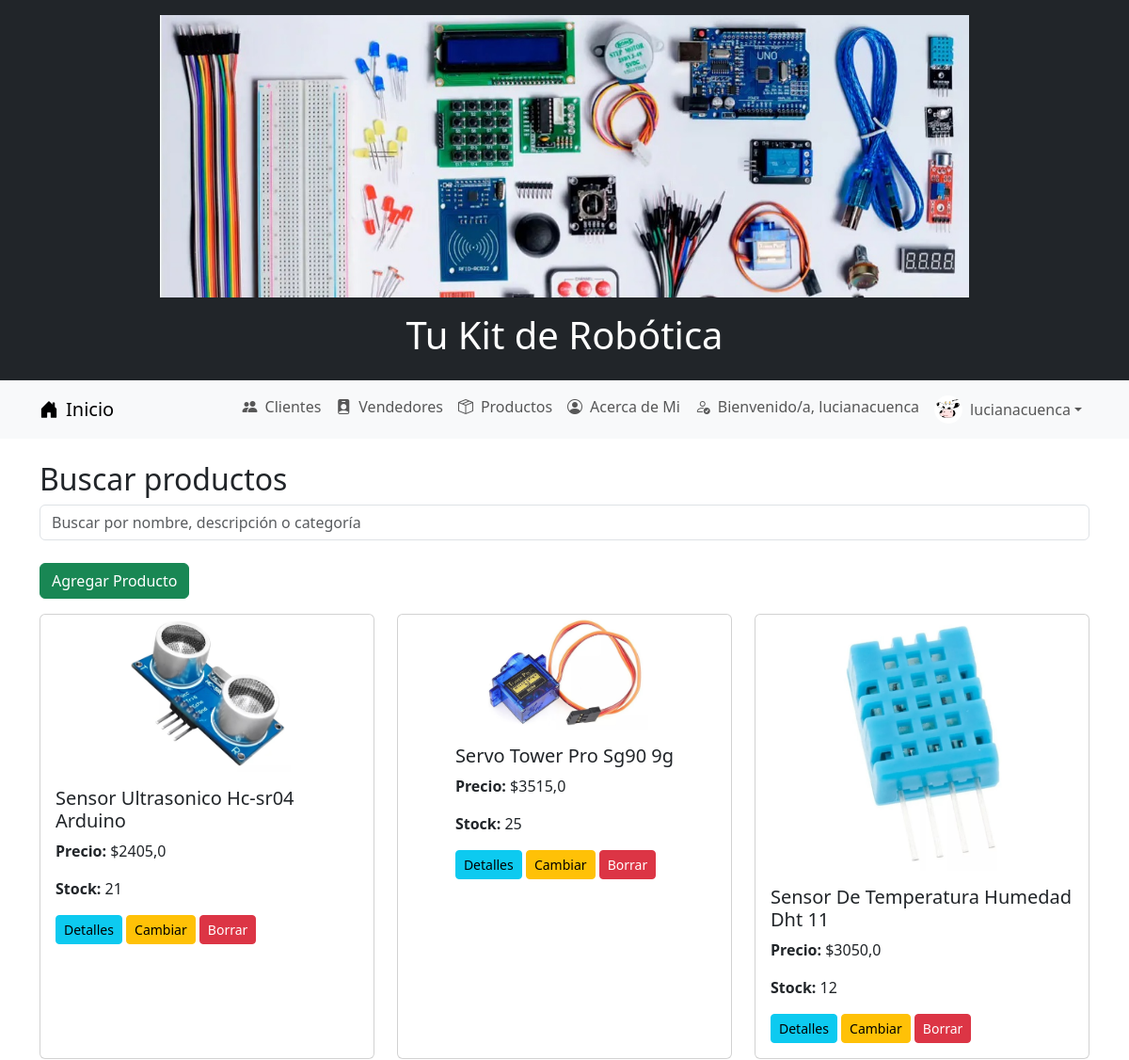
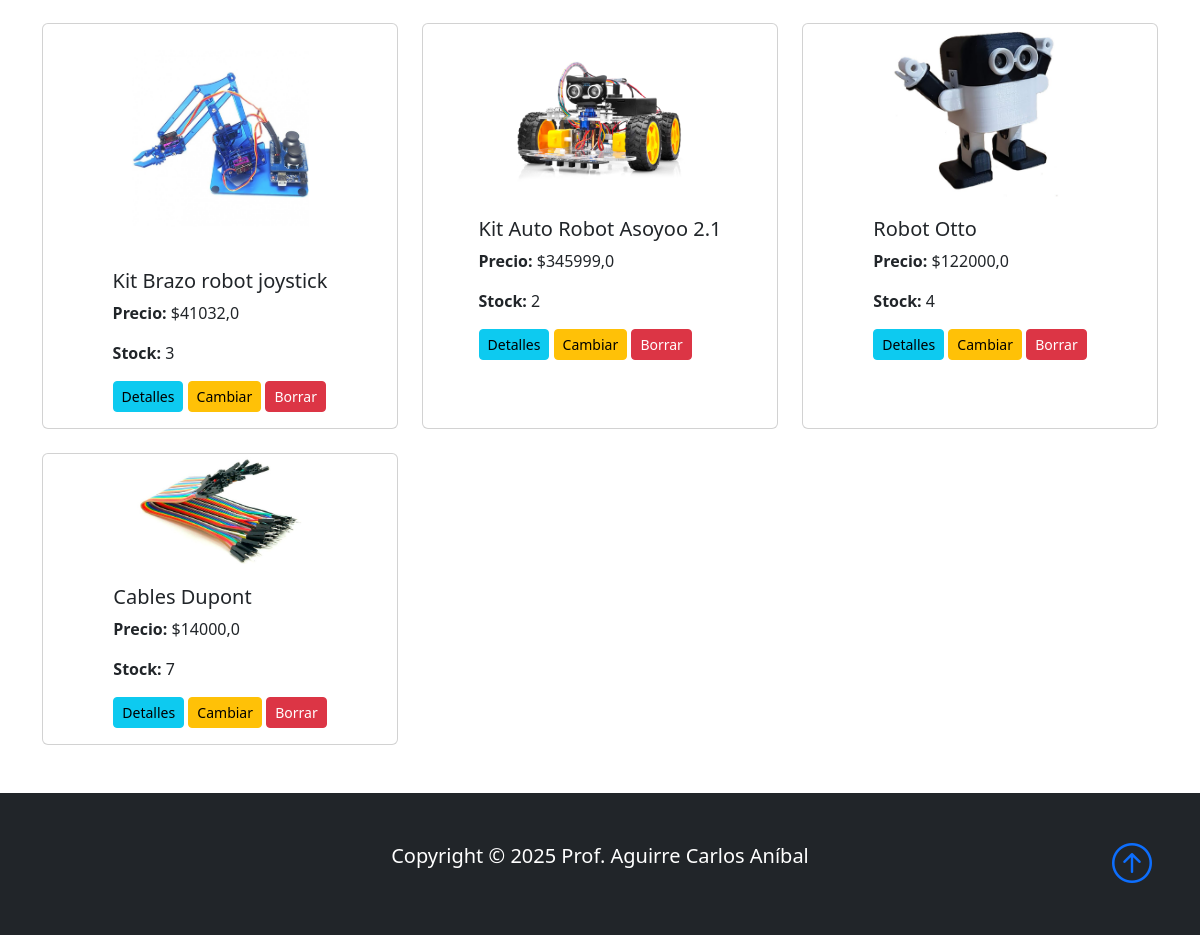
/myapp/ (signed in), run on the app's committed database (2 pictures, top to bottom).
### accounts/models.py (models this page shows, shortened)
class Perfil(models.Model):
    user = models.OneToOneField(User, on_delete=models.CASCADE)
    avatar = models.ImageField(upload_to='avatars/', blank=True, null=True)
    cumpleaños = models.DateField(blank=True, null=True)

### myapp/models.py (models this page shows, shortened)
class Productos(models.Model):
    nombre = models.CharField(max_length=100)
    descripcion = models.CharField(max_length=100)
    categoria = models.ForeignKey(Categoria, on_delete=models.CASCADE)
    precio = models.FloatField()
    stock_total = models.IntegerField()
    imagen = models.ImageField(upload_to='myapp/', null=True, blank=True)

### myapp/views.py (the view)
# urls.py: path('', views.lista_productos, name='productos'),
@login_required(login_url='login')
def lista_productos(request):
    query = request.GET.get('q')
    productos = Productos.objects.all()
    if query:
        productos = productos.filter(
            Q(nombre__icontains=query) |
            Q(descripcion__icontains=query) |
            Q(categoria__nombre__icontains=query)
        )
    return render(request, 'myapp/lista_productos.html', {'productos': productos})

### myapp/templates/myapp/lista_productos.html (shortened to what this page needs)
{% extends "myapp/base.html" %}
{% block contenido %}
<h2>Buscar productos</h2>
<form method="get" class="mb-4">
    <input type="text" name="q" class="form-control" placeholder="Buscar por nombre, descripción o categoría">
</form>
<a href="{% url 'agregar_producto' %}" class="btn btn-success mb-3">Agregar Producto</a>
<div class="row">
    {% for producto in productos %}
        <div class="col-md-4 mb-4">
            <div class="card h-100" style="display: flex; justify-content: center; align-items: center;">
                {% if producto.imagen %}
                    <img src="{{ producto.imagen.url }}"  class="card-img-top" style="width: 50%; height: auto; object-fit: cover;" alt="{{ producto.nombre }}">
                {% endif %}
                <div class="card-body">
                    <h5 class="card-title">{{ producto.nombre }}</h5>
                    <p class="card-text"><strong>Precio:</strong> ${{ producto.precio }}</p>
                    <p class="card-text"><strong>Stock:</strong> {{ producto.stock_total }}</p>
                    <p class="card-text">
                        <a href="{% url 'detalle_productos' producto.id %}" class="btn btn-sm btn-info">Detalles</a>
                        <a href="{% url 'editar_producto' producto.pk %}" class="btn btn-sm btn-warning">Cambiar</a>
                        <a href="{% url 'eliminar_producto' producto.pk %}" class="btn btn-sm btn-danger">Borrar</a>
                    </p>
                </div>
            </div>
        </div>
    {% empty %}
        <p>No se encontraron productos.</p>
    {% endfor %}
</div>
{% endblock %}

### myapp/templates/myapp/base.html (shortened to what this page needs)
{% load static %}
<!DOCTYPE html>
<html lang="es">
<head>
    <link href="https://cdn.jsdelivr.net/npm/bootstrap@5.3.0/dist/css/bootstrap.min.css" rel="stylesheet">
    <link rel="stylesheet" href="https://cdn.jsdelivr.net/npm/bootstrap-icons@1.10.5/font/bootstrap-icons.css">
</head>
<body>
    <header class="bg-dark text-white text-center p-3">
        <img src="{% static 'portada robotica 3.jpg' %}" class="img-fluid" style="max-height: 300px;" alt="Portada de robótica">
        <h1 class="mt-3">Tu Kit de Robótica</h1>
    </header>
    <nav class="navbar navbar-expand-lg navbar-light bg-light">
        <div class="container">
            <a class="navbar-brand d-flex align-items-center" href="{% url 'index' %}">
                <i class="bi bi-house-door-fill me-2"></i> Inicio
            </a>
            <div class="collapse navbar-collapse" id="navbarNav">
                <ul class="navbar-nav ms-auto">
                    <li class="nav-item">
                        <a class="nav-link d-flex align-items-center" href="{% url 'clientes' %}">
                            <i class="bi bi-people-fill me-2"></i> Clientes
                        </a>
                    </li>
                    <li class="nav-item">
                        <a class="nav-link d-flex align-items-center" href="{% url 'vendedores' %}">
                            <i class="bi bi-person-badge-fill me-2"></i> Vendedores
                        </a>
                    </li>
                    <li class="nav-item">
                        <a class="nav-link d-flex align-items-center" href="{% url 'productos' %}">
                            <i class="bi bi-box-seam me-2"></i> Productos
                        </a>
                    </li>
                    <li class="nav-item">
                        <a class="nav-link d-flex align-items-center" href="{% url 'acerca_de_mi' %}">
                            <i class="bi bi-person-circle me-2"></i> Acerca de Mi
                        </a>
                    </li>
                        {% if user.is_authenticated %}
                            <li class="nav-item">
                                <a class="nav-link d-flex align-items-center">
                                    <i class="bi bi-person-check me-2"></i> Bienvenido/a, {{ user.username }}
                                </a>
                            </li>
                            <a class="nav-link dropdown-toggle d-flex align-items-center" href="#" role="button" data-bs-toggle="dropdown">
                                {% if user.perfil.avatar %}
                                    <img src="{{ user.perfil.avatar.url }}" alt="Avatar" class="rounded-circle me-2" width="30" height="30">
                                {% else %}
                                    <i class="bi bi-person-circle me-2"></i>
                                {% endif %}
                                {{ user.username }}
                            </a>
                        {% endif %}
                </ul>
            </div>
        </div>
    </nav>
    <div class="container my-4">
        {% block contenido %}
        {% endblock %}
    </div>
    <footer class="p-5 bg-dark text-white text-center position-relative">
        <div class="container">
            <p class="lead text-white">Copyright &copy; 2025 Prof. Aguirre Carlos Aníbal</p>
            <a href="" class="position-absolute bottom-0 end-0 p-5">
                <i class="bi bi-arrow-up-circle h1"></i>
            </a>
        </div>
    </footer>
</body>
</html>

### data on the page
Productos: imagen (picture), nombre "Sensor Ultrasonico Hc-sr04 Arduino", precio "2405,0", stock_total "21"
Productos: imagen (picture), nombre "Servo Tower Pro Sg90 9g", precio "3515,0", stock_total "25"
Productos: imagen (picture), nombre "Sensor De Temperatura Humedad Dht 11", precio "3050,0", stock_total "12"
Productos: imagen (picture), nombre "Kit Brazo robot joystick", precio "41032,0", stock_total "3"
Productos: imagen (picture), nombre "Kit Auto Robot Asoyoo 2.1", precio "345999,0", stock_total "2"
Productos: imagen (picture), nombre "Robot Otto", precio "122000,0", stock_total "4"
Productos: imagen (picture), nombre "Cables Dupont", precio "14000,0", stock_total "7"

### other printed values
{{ user.username }} "lucianacuenca"
